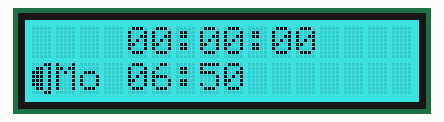
Recording of a sketch running on a simulated Arduino Uno, built with avr-gcc and run on an emulated ATmega328P. Parts: 16×2 character LCD.

Above: at 0.25 s.
At 4.91 s:
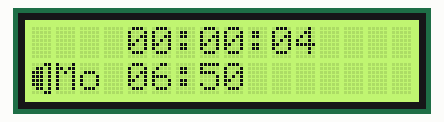
At 10.2 s:
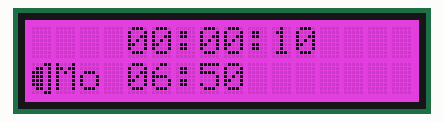
At 20.15 s:
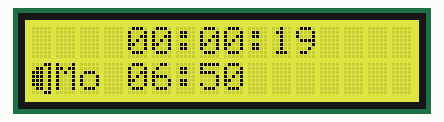
At 29.78 s:
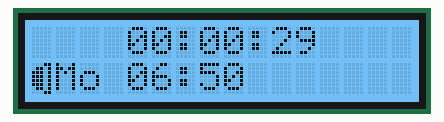
At 39.73 s:
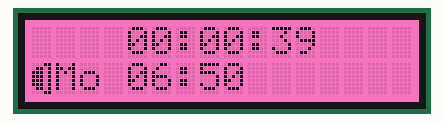

The sketch:

displayTest.ino
```cpp
// (licence header left out)
#include <Wire.h>
#include <DFRobot_LCD.h>


uint8_t r,g,b;
int t=0;
uint32_t sNeu=0;
uint32_t sOld=-1;
uint8_t stellen;
byte alarmSymbol[] = {
  B00100,
  B01110,
  B01110,
  B01110,
  B11111,
  B11111,
  B01010,
  B00100
};
byte speakerSymbol[] = {
  B00011,
  B01101,
  B11101,
  B11101,
  B11101,
  B11101,
  B01101,
  B00011
};

DFRobot_LCD lcd(16,2);  //16 characters and 2 lines of show

void setup() {
  // initialize
  lcd.init();
  lcd.clear();
  lcd.customSymbol(1,alarmSymbol);
  lcd.customSymbol(2,speakerSymbol);

  /*lcd.setCursor(0,0);
  lcd.print("    00:00:00    ");
  lcd.setCursor(0,1);
  lcd.print("                ");
  lcd.setRGB(127,127,127);//Set R,G,B Value*/
  lcd.setCursor(0,1);
  lcd.write(2);
  lcd.print("Mo 06:50");
}

void loop() {
  sNeu=millis()/1000;
  if(sOld != sNeu){
    printTime(4,0,sNeu);
    sOld=sNeu;
  }
  r=(abs(sin(3.14*t/180)))*255;//get R,G,B value
  g=(abs(sin(3.14*(t+60)/180)))*255;
  b=(abs(sin(3.14*(t+120)/180)))*255;
  t=t+1;
  lcd.setRGB(r,g,b);//Set R,G,B Value
  delay(20);
}

void printTime(uint8_t x, uint8_t y, uint64_t seconds){
  char zeit[9];
  uint8_t h,m,s;
  s=seconds%60;
  m=(seconds/60)%60;
  h=(seconds/(60*60))%100;
  zeit[0] = (h/10)+0x30;
  zeit[1] = (h%10)+0x30;
  zeit[2] = ':';
  zeit[3] = (m/10)+0x30;
  zeit[4] = (m%10)+0x30;
  zeit[5] = ':';
  zeit[6] = (s/10)+0x30;
  zeit[7] = (s%10)+0x30;
  zeit[8] = 0;
  lcd.setCursor(x,y);
  lcd.print(zeit);
}
```
